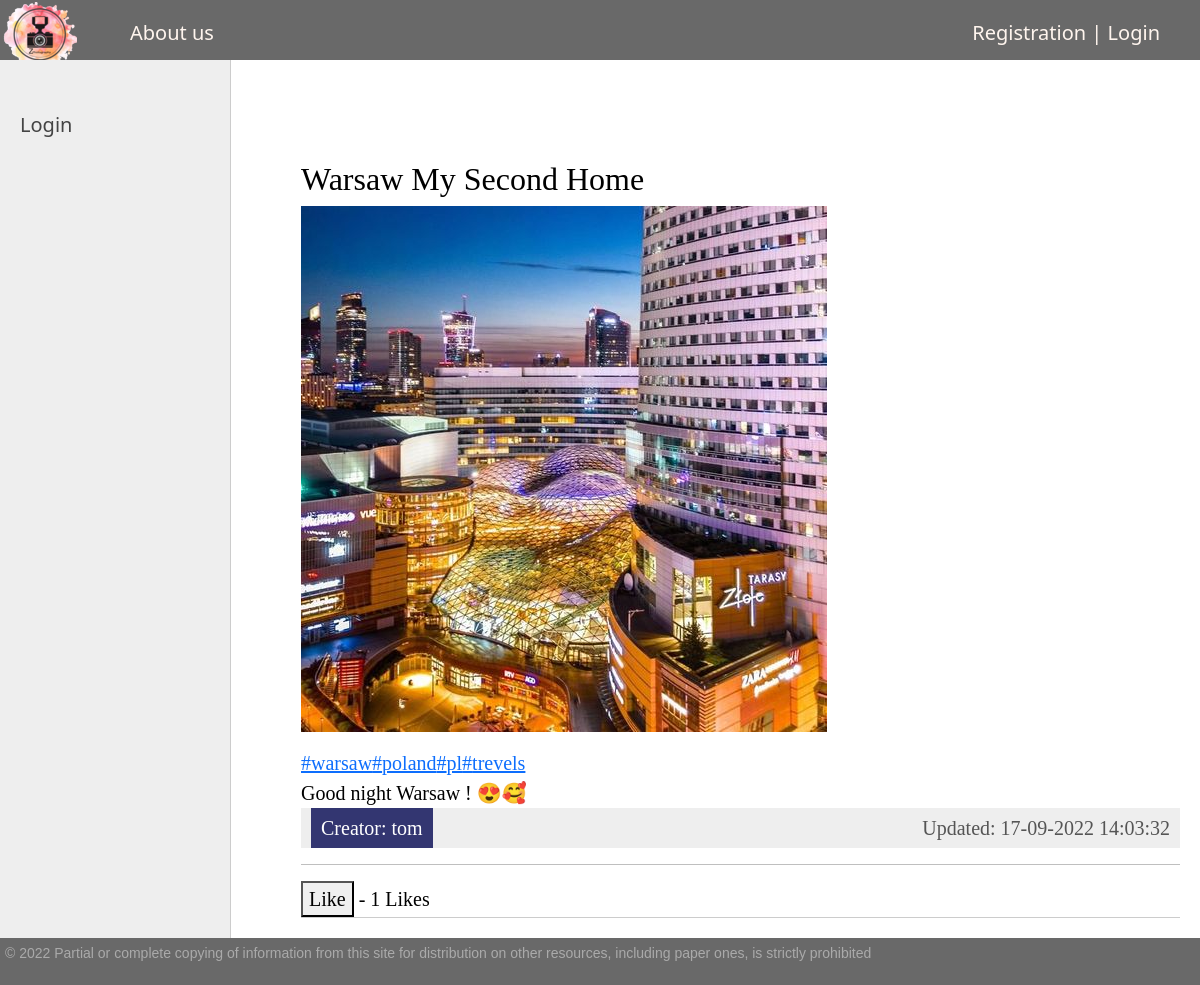
Page /post/warsaw-my-second-home/ on the committed database.
### main/models.py (models this page shows, shortened)
class Article(models.Model):
    title = models.CharField(max_length=255, verbose_name='Tittle')
    slug = AutoSlugField(populate_from='title', unique=True, db_index=True, verbose_name='URL')
    content = models.TextField(blank=True)
    time_create = models.DateTimeField(auto_now_add=True)
    time_update = models.DateTimeField(auto_now=True)
    is_published = models.BooleanField(default=True)
    creator = models.ForeignKey('UserAccount', on_delete=models.CASCADE,
                                blank=True, null=True, related_name='Author')
    likes = models.ManyToManyField('UserAccount', blank=True, related_name='Liked_Post')
    tags = TaggableManager()
    def total_likes(self):
        return self.likes.count()
    class Meta:
        ordering = ['-time_create', 'title']

class Images(models.Model):
    article = models.ForeignKey(Article, on_delete=models.CASCADE, null=True, blank=True)
    image = models.ImageField("photos/%Y/%m/%d")

class UserAccount(User, models.Model):
    slug = AutoSlugField(populate_from='username', db_index=True, unique=True, verbose_name='URL/Login')
    birth = models.DateField(verbose_name='Birth day', default=timezone.now)
    avatar = models.ImageField(upload_to='users/avatar', null=True, blank=True)
    about_user = models.TextField(verbose_name='Profile info', blank=True)
    friends = models.ManyToManyField('self', blank=True, symmetrical=False)
    User.email = models.EmailField(verbose_name='Email address', unique=True)
    email_verify = models.BooleanField(default=True)
    def __str__(self):
        return self.slug
    def get_absolute_url(self):
        return reverse('profile', kwargs={'usr_slug': self.slug})

### main/views.py (the view)
# urls.py: path('post/<slug:post_slug>/', ViewArticle.as_view(), name='post_view'),
class ViewArticle(DataMixin, DetailView):
    model = Article
    template_name = 'main/article.html'
    slug_url_kwarg = 'post_slug'
    context_object_name = 'post'
    def get_context_data(self, *, object_list=None, **kwargs):
        stuff = get_object_or_404(Article, slug=self.kwargs[self.slug_url_kwarg])
        total_likes = stuff.total_likes()
        liked = False
        if stuff.likes.filter(id=self.request.user.id).exists():
            liked = True
        context = super().get_context_data(**kwargs)
        context['liked'] = liked
        context['total_likes'] = total_likes
        c_def = self.get_user_context(title='Article',
                                      photos=Images.objects.filter(article__slug=self.kwargs['post_slug']))
        return dict(list(context.items()) + list(c_def.items()))

### main/utils.py (called while the page is built)
    def get_user_context(self, **kwargs):
        context = kwargs
        user_menu = menu.copy()
        if not self.request.user.is_authenticated:
            user_menu.pop(1)
        context['menu'] = user_menu
        return context

### templates/main/article.html (shortened to what this page needs)
{% extends 'main/base.html' %}
{% block content %}
    <ul class="list-articles">
        <li>
            <h2>{{ post.title }}</h2>
                {% for photo in photos %}
                <p><img class="img" src="{{ photo.image.url }}"></p>
                {% endfor %}
            <div style="display:flex">
                {% for tag in post.tags.all %}
                    <a href="{% url 'tagged' tag.slug %}" class="badge-info">#{{ tag }}</a>
                {% endfor %}
            </div>
            {% autoescape on %}
                {{ post.content }}
            {% endautoescape %}
            <div class="article-panel">
                <p class="first link-read-post"><a href="{{ post.creator.get_absolute_url }}">
                    Creator: {{ post.creator }}</a></p>
                <p class="last">Updated: {{ post.time_update|date:'d-m-Y H:i:s' }}</p>
            </div>
            <hr>
            <form action="{% url 'like_post' post.slug %}" method="POST">
                {% if liked %}
                    <button type="submit" name="post_slug" value="{{ post.slug }}">Unlike</button> - {{ total_likes }}
                    Likes
                {% else %}
                    <button type="submit" name="post_slug" value="{{ post.slug }}">Like</button> - {{ total_likes }}
                    Likes
                {% endif %}
            </form>
        </li>
    </ul>
{% endblock %}

### main/static/main/css/styles.css (style rules this page uses)
html, body { font-family: 'Arial'; margin: 0; padding: 0; height: 100%; width: 100%; color: #444; }
a { color: #0059b2; text-decoration: none; }
img { max-width: 600px; height: auto; }
p.link-read-post { text-align: right; }
p.link-read-post a { padding: 10px; min-width: 100px; background: #333671; color: #fff; text-decoration: none; }
div.article-panel { background: #eee; padding: 5px 10px 5px 10px; box-sizing: border-box; overflow: hidden; color: #555; }
div.article-panel p.first { margin: 0; float: left; }
div.article-panel p.last { margin: 0; float: right; }
ul.list-articles { list-style: none; margin: 0; padding: 0; }
ul.list-articles li { border-bottom: 1px solid #ccc; }

### rows in the picture
Article: title "Warsaw My Second Home", content "Good night Warsaw ! 😍🥰", creator "tom", time_update "17-09-2022 14:03:32"
Images: image (picture)
Tag: name "warsaw"
Tag: name "poland"
Tag: name "pl"
Tag: name "trevels"

### other values in the picture
{{ m.title }} "About us"
{{ total_likes }} "1"
